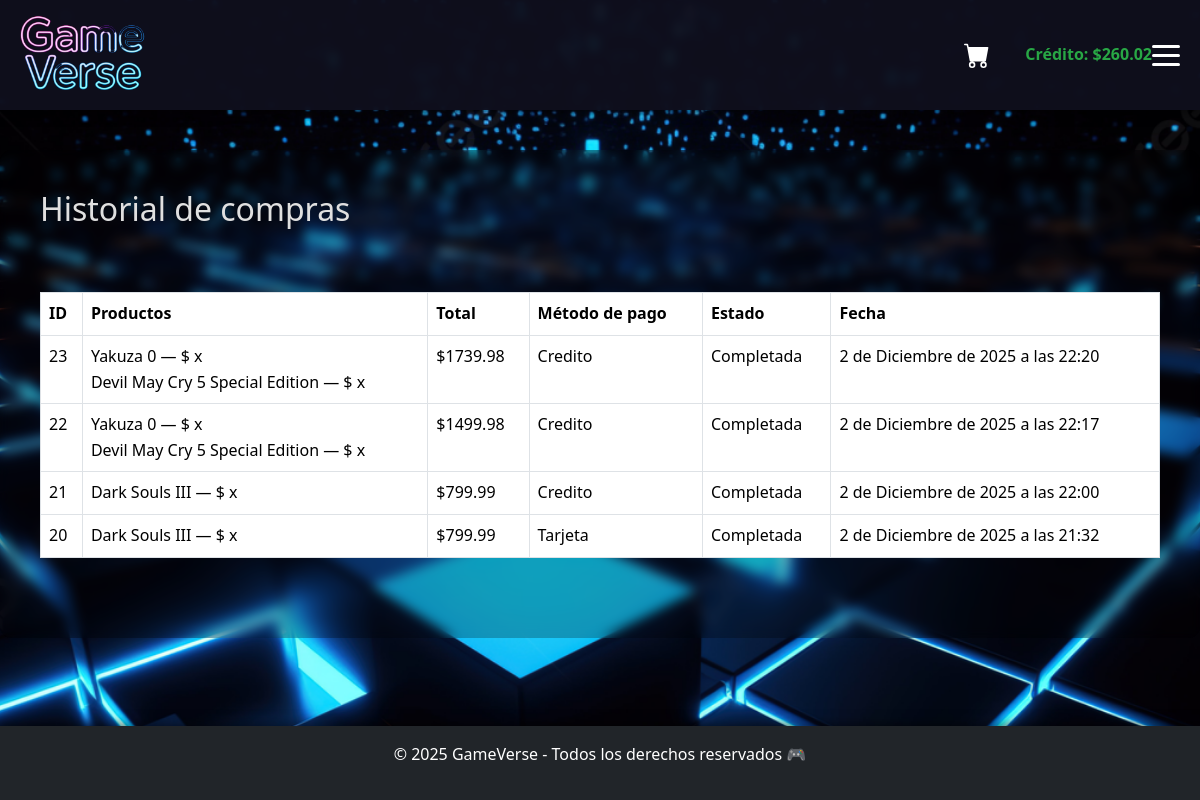
Page /compras/ (signed in) on the committed database.
### App_GameVerse/models.py (models this page shows, shortened)
class Usuario(AbstractUser):                        # Extiende el modelo de usuario estándar de Django
    fecha_nacimiento = models.DateField(blank=True, null=True)  # Fecha de nacimiento opcional
    pais = models.CharField(max_length=50, blank=True, null=True)  # País opcional del usuario
    ESTATUS_CHOICES = [                             # Estados permitidos del usuario
        ('Activo', 'Activo'),
        ('No activo', 'No activo'),
    ]
    estatus = models.CharField(                     # Estado actual del usuario
        max_length=10,
        choices=ESTATUS_CHOICES,
        default='Activo'
    )
    biblioteca = models.JSONField(default=list, blank=True)  # Lista JSON de productos comprados
    carrito = models.JSONField(default=list, blank=True)     # Lista JSON del carrito de compras
    credito = models.DecimalField(                          # Dinero disponible para usar
        max_digits=10,
        decimal_places=2,
        default=Decimal('0.00'),
        validators=[MinValueValidator(0.00)]                 # Evita valores negativos
    )

class Compra(models.Model):                              # Modelo que registra una compra realizada
    METODOS_PAGO = [                                     # Métodos de pago válidos
        ('Tarjeta', 'Tarjeta'),
    ]
    ESTATUS_COMPRA = [                                   # Estado de la compra
        ('Completada', 'Completada'),
    ]
    usuario = models.ForeignKey(                         # Relación con el usuario que realizó la compra
        Usuario,
        on_delete=models.CASCADE,
        related_name='compras'
    )
    detalles_productos = models.JSONField(default=list)  # Lista de productos incluidos en la compra
    total = models.DecimalField(max_digits=10, decimal_places=2, default=0)  # Total pagado
    metodo_pago = models.CharField(max_length=20, choices=METODOS_PAGO)  # Método utilizado
    estatus = models.CharField(                          # Estatus de la compra
        max_length=20,
        choices=ESTATUS_COMPRA,
        default='Completada'
    )
    fecha_compra = models.DateTimeField(auto_now_add=True)  # Fecha y hora automática al crearse

### App_GameVerse/views.py (the view)
# urls.py: path('compras/', views.compras_view, name='compras'),               # Historial de compras del usuario
@login_required
def compras_view(request):
    usuario = request.user
    compras = Compra.objects.filter(usuario=usuario).order_by('-fecha_compra')
    return render(request, 'App_GameVerse/compras.html', {'compras': compras})

### App_GameVerse/templates/App_GameVerse/compras.html
{% extends 'App_GameVerse/base.html' %}
{% block content %}
<h2>Historial de compras</h2>
<table class="table table-bordered mt-3">
    <thead>
        <tr>
            <th>ID</th>
            <th>Productos</th>
            <th>Total</th>
            <th>Método de pago</th>
            <th>Estado</th>
            <th>Fecha</th>
        </tr>
    </thead>
    <tbody>
        {% for compra in compras %}
        <tr>
            <td>{{ compra.id }}</td>
            <td>
                <ul class="m-0 p-0" style="list-style: none;">
                    {% for item in compra.detalles_productos %}
                        <li>
                            {{ item.nombre }} — ${{ item.precio }} x {{ item.cantidad }}
                        </li>
                    {% empty %}
                        <li>No hay detalles.</li>
                    {% endfor %}
                </ul>
            </td>
            <td>${{ compra.total }}</td>
            <td>{{ compra.metodo_pago }}</td>
            <td>{{ compra.estatus }}</td>
            <td>{{ compra.fecha_compra }}</td>
        </tr>
        {% empty %}
        <tr><td colspan="6">No hay compras registradas.</td></tr>
        {% endfor %}
    </tbody>
</table>
{% endblock %}

### App_GameVerse/templates/App_GameVerse/navbar.html (shortened to what this page needs)
{% load static %}
<header class="header">
    <a href="{% url 'App_GameVerse:home' %}" class="logo">
        <img src="{% static 'App_GameVerse/imagenes/logotipo.png' %}" alt="GameVerse Logo">
    </a>
    {% if user.is_authenticated %}
    <a href="{% url 'App_GameVerse:carrito_view' %}" class="carrito-icon">
        <img src="{% static 'App_GameVerse/imagenes/carrito.svg' %}" alt="Carrito" class="carrito-img">
    </a>
    <span style="margin-left:15px; font-weight:bold; color:#28a745;">
        Crédito: ${{ user.credito }}
    </span>
    {% endif %}
    <label for="menu-toggle" class="hamburger">
        <span class="bar"></span>
        <span class="bar"></span>
        <span class="bar"></span>
    </label>
</header>

### App_GameVerse/static/App_GameVerse/css/style.css (style rules this page uses)
html, body { height: 100%; margin: 0; padding: 0; font-family: 'Segoe UI', Tahoma, Geneva, Verdana, sans-serif; color: #e0e0e0; background-color: #1a1a2e; background-image: url("../imagenes/fondo.jpg"); background-repeat: no-repeat; background-size: cover; background-position: center; background-attachment: fixed; display: flex; flex-direction: column; line-height: 1.6; }
.header { background-color: rgba(15, 15, 29, 0.95); color: #fff; padding: 15px 20px; display: flex; justify-content: space-between; align-items: center; box-shadow: 0 2px 10px rgba(0, 0, 0, 0.5); position: sticky; top: 0; z-index: 1000; backdrop-filter: blur(5px); }
.logo { display: flex; align-items: center; height: 80px; padding-left: 0; }
.logo img { height: 80px; width: auto; display: block; }
.hamburger { display: flex; flex-direction: column; justify-content: center; cursor: pointer; gap: 6px; z-index: 1100; }
.bar { width: 28px; height: 3px; background-color: #fff; border-radius: 5px; transition: all 0.3s ease; }
.carrito-icon { margin-left: auto; margin-right: 20px; display: flex; align-items: center; }
.carrito-img { width: 26px; height: 26px; filter: invert(100%); transition: 0.2s ease-in-out; }

### rows in the picture
Usuario: credito "260.02"
Compra: id "23", nombre "Yakuza 0" "Devil May Cry 5 Special Edition", total "1739.98", metodo_pago "Credito", estatus "Completada", fecha_compra "2 de Diciembre de 2025 a las 22:20"
Compra: id "22", nombre "Yakuza 0" "Devil May Cry 5 Special Edition", total "1499.98", metodo_pago "Credito", estatus "Completada", fecha_compra "2 de Diciembre de 2025 a las 22:17"
Compra: id "21", nombre "Dark Souls III", total "799.99", metodo_pago "Credito", estatus "Completada", fecha_compra "2 de Diciembre de 2025 a las 22:00"
Compra: id "20", nombre "Dark Souls III", total "799.99", metodo_pago "Tarjeta", estatus "Completada", fecha_compra "2 de Diciembre de 2025 a las 21:32"
